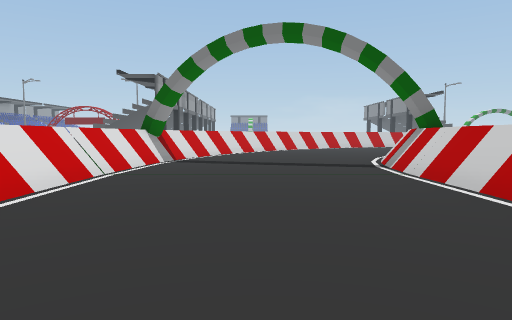
View 1 (above)

16 first-person views from a walk through a scene from a Unity 3-D project. The camera is 1.3 m above the floor, tilts 4° down and sees 70° across. The floor is counted in squares, 2 m on a side. Each view is taken from the middle of a square. On the plan, view 1 faces up. The plan holds only what a view shows up to about 11 squares ahead; the rest is blank. The place goes on beyond the plan.

View 2
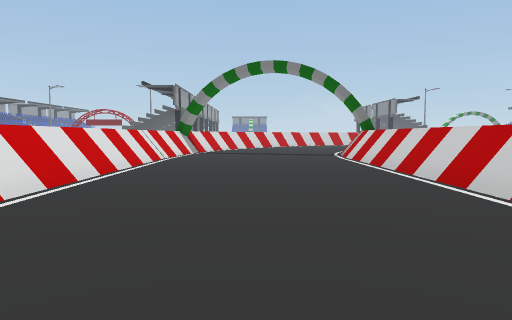

View 3
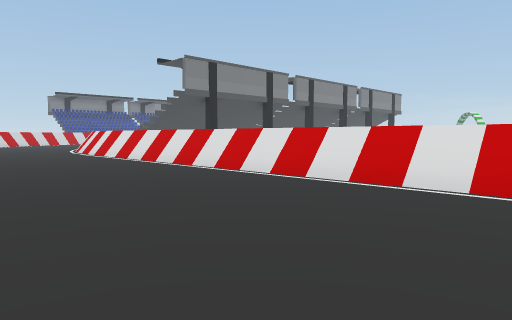

View 4
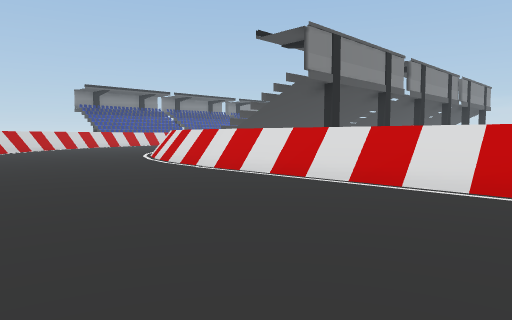

View 5
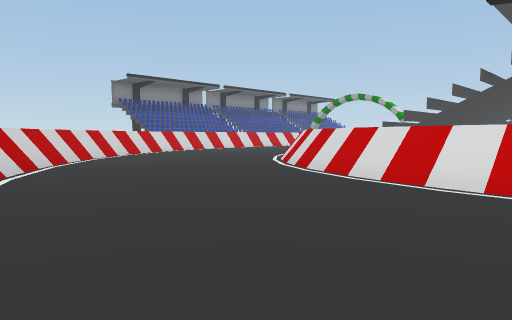

View 6
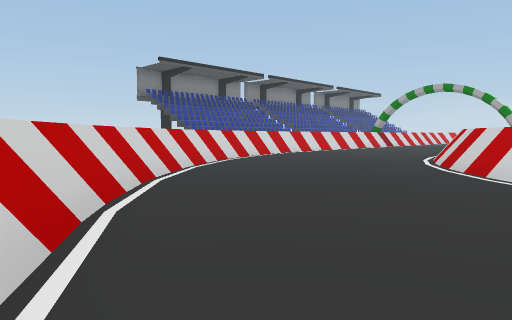

View 7
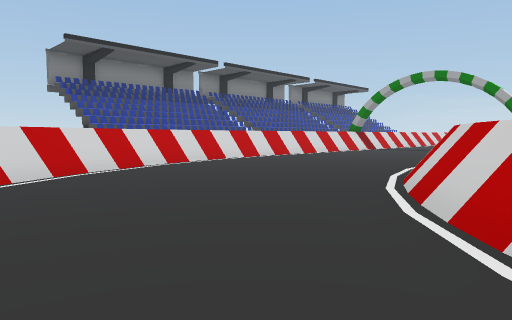

View 8
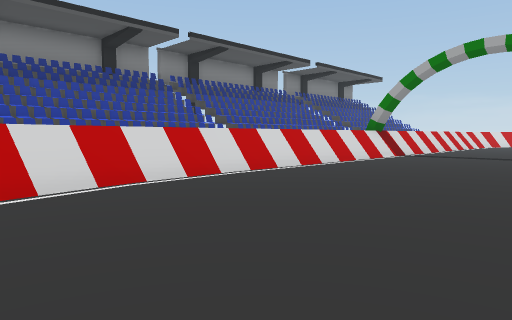

View 9
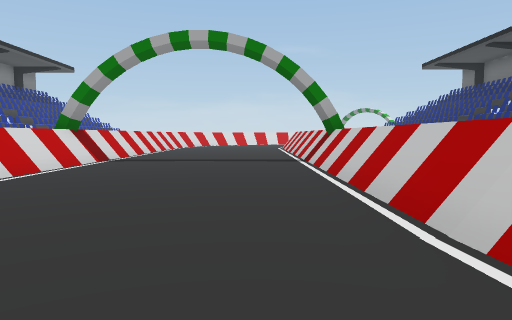

View 10
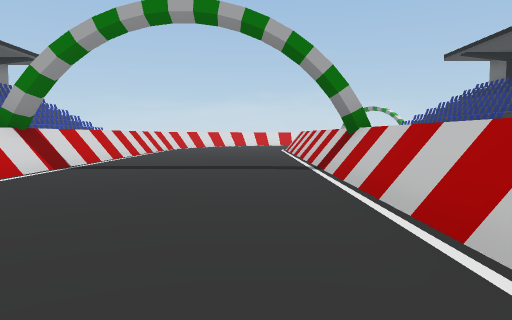

View 11
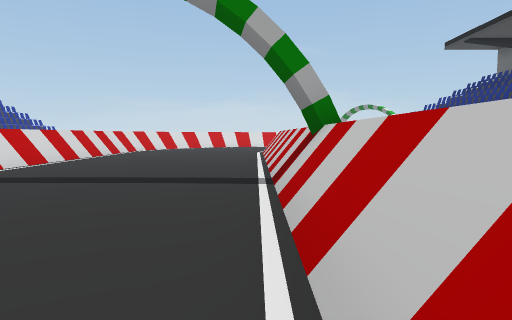

View 12
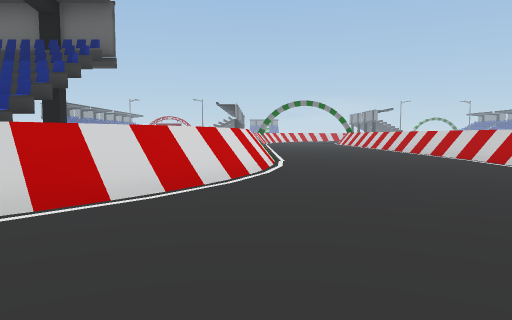

View 13
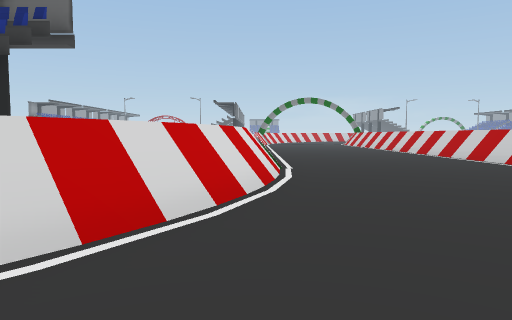

View 14
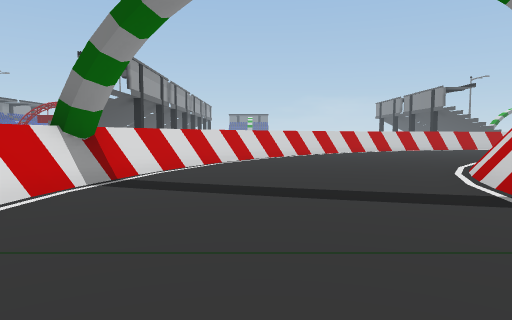

View 15
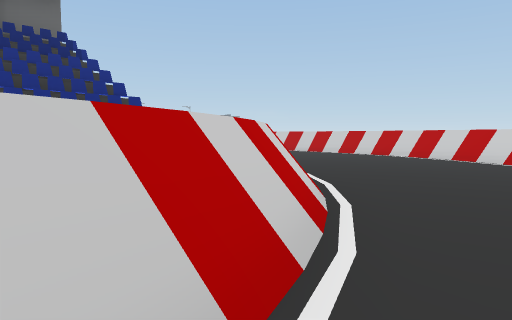

View 16
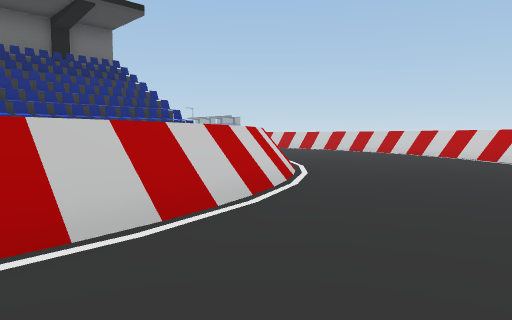

### Floor plan
Points are (right, up) in squares from view 1. A wall is a line through its corners. A room is listed if a view was taken in it or the views show most of it. See-through windows are left out.
Room 1 (views 1, 2, 3, 4, 5, 6, 7, 8, 9, 10, 11, 12, 13, 14, 15, 16)
walls: (-2.8, -10) (-3.1, -11.5); (-3.1, -9.9) (-3.3, -11.3); (-3.3, -11.2) (-3.5, -11.9); (-3.6, -11.9) (-4.2, -13.1); (-3.7, -12.5) (-4.7, -14.2); (2.8, -10) (2.8, -5); (3, -9.5) (3, -4.9); (-4.5, -13.5) (-5.3, -14.7); (-4.6, -14.2) (-5.6, -15.4); (-5.2, -14.6) (-5.7, -15.1); (-5.7, -15) (-6.8, -15.8); (-5.5, -15.2) (-6.7, -16); (1.5, -15.2) (2.3, -13.5); (2.8, -0.4) (2.8, 7); (-6.7, -15.8) (-7.9, -16.5); (-6.5, -16.1) (-7.8, -16.7); (0.4, -17.1) (1.6, -15.2); (3, 0.2) (3, 7); (-0.2, -17.6) (1.4, -15); (-7.7, -16.5) (-9.7, -17.2); (-7.6, -16.8) (-9.7, -17.4); (-1.7, -19.3) (-0.1, -17.5); (-1.5, -19.5) (0.5, -17.1); (-9.6, -17.1) (-10.4, -17.2); (-9.5, -17.3) (-10.4, -17.5); (-10.2, -17.5) (-24, -17.5); (-3.2, -20.9) (-1.4, -19.4); (-11.4, -17.3) (-23.6, -17.3); (-4.5, -21.4) (-2.6, -20.2); (-6.6, -22.3) (-5.2, -21.7); (3.1, 6.4) (3.4, 8.3); (-6.6, -22.6) (-3.1, -20.9); (-2.7, 7.9) (-2.7, -10.1); (-3.1, 7.9) (-3.1, -10.1); (-9.6, -23) (-6.5, -22.2); (3.1, 8.2) (3.9, 10.2); (-9.5, -23.3) (-6.5, -22.5); (-2.7, 9.2) (-3, 7.8); (-2.4, 9.7) (-2.4, 9.2); (3.7, 9.4) (4.3, 10.5); (-2.3, 10.9) (-2.5, 9.7); (-1.2, 12.9) (-2.1, 10.7) (-2.8, 7.8); (0, 14.7) (-1.2, 12.7); (0.4, 15.1) (0, 14.6); (0.7, 15.1) (0.1, 14.5); (-24.1, -23) (-9.4, -23); (-24.1, -23.3) (-9.4, -23.3)
low walls: (-3.1, -11.3) (-3.6, -12.7); (-3.2, -12) (-3.4, -12.5); (-3.6, -12.6) (-4.6, -14.3); (2.5, -10.2) (2.6, -9); (-3.7, -13.3) (-5, -15); (1.2, -15.1) (1.9, -13.3); (1.4, -15.1) (2.1, -13.4); (-5.5, -15.4) (-6.5, -16.3); (-6.5, -16.2) (-7.1, -16.6); (-0.3, -17.5) (1.3, -15); (-2.2, -19.7) (-1.6, -19.2); (-2.8, -20.1) (-0.2, -17.5); (-5.4, -21.6) (-2.7, -20); (-7.4, -22.4) (-5.3, -21.5); (2.8, 7) (3.1, 8.3); (2.8, 7.6) (3.4, 9.6); (-11.4, -22.9) (-8.8, -22.7); (-1.8, 10.6) (-2.5, 7.7) (-2.6, 5.9); (-1.4, 12.1) (-1.8, 10.9); (-1, 12.6) (-1.8, 10.5); (0.2, 14.6) (-1, 12.5)

Positions as (right, up) in squares from view 1, and headings:
1: (0, 0), facing up
2: (0, -4), facing up
3: (2, 3), facing down-left
4: (2, -3), facing down-left
5: (2, -9), facing down-left
6: (1, -14), facing down-left
7: (-3, -15), facing down-left
8: (-7, -18), facing down-left
9: (-9, -19), facing left
10: (-11, -19), facing left
11: (-13, -18), facing left
12: (-3, -18), facing up
13: (-3, -16), facing up
14: (0, 4), facing up
15: (-9, -18), facing up-right
16: (-11, -20), facing up-right
